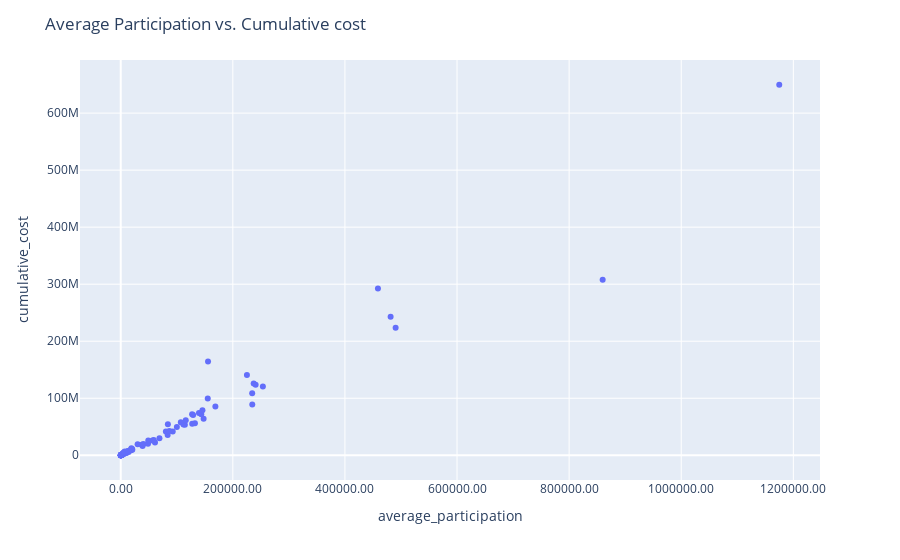

Here is the notebook cell this chart was saved with:
### Markdown cell above
- Create a scatterplot to show the relationship bewtween the total benefits and total costs

### Code cell
df_total_cost_2016 = cleaned_df

def clean_dataframe(filepath):
    df = pd.read_csv(filepath, encoding='utf-8')
    df.columns = df.columns.str.lower()
    df.columns = df.columns.str.replace(' ', '_')
    
    return df

filepath = r'C:\Users\jmira\OneDrive\Coding Temple Cohort 0501 0623\week_4\Total_Number_of_Participants_2016.csv'
df_total_participants_2016 = clean_dataframe(filepath)

# .merge() 	state_agency_or_indian_tribal_organization to get participants and cost
merged_df_2016 = pd.merge(df_total_cost_2016, df_total_participants_2016, on='state_agency_or_indian_tribal_organization')

# Select specific columns and sort by 'average_participation' in descending order
selected_df = merged_df_2016[['state_agency_or_indian_tribal_organization', 'average_participation', 'cumulative_cost']]
sorted_df = selected_df.sort_values(by='cumulative_cost', ascending=True).reset_index(drop=True)

# Convert 'average_participation' to a numeric type
sorted_df['average_participation'] = pd.to_numeric(sorted_df['average_participation'], errors='coerce')

# Scatter plot
fig = px.scatter(sorted_df, x="average_participation", y="cumulative_cost")

# Update x-axis ticks
fig.update_xaxes(tickformat=".2f")
fig.update_layout(title='Average Participation vs. Cumulative cost')

fig.show()

### Figure 1 — Plotly figure (JSON) as saved in the notebook; plotly's stock layout.template omitted (floating-point values rounded to 4 significant figures)
{"data": [{"hovertemplate": "average_participation=%{x}<br>cumulative_cost=%{y}<extra></extra>", "legendgroup": "", "marker": {"color": "#636efa", "symbol": "circle"}, "mode": "markers", "name": "", "orientation": "v", "showlegend": false, "type": "scatter", "x": [57.5, 63.58, 187.7, 131.8, 198.4, 249.4, 170.4, 238.3, 176.2, 263.3, 249.2, 232.4, 425, 469.7, 288.2, 386.8, 597.5, 724.2, 643.6, 644.4, 1388.0, 810.2, 776.6, 1272.0, 1196.0, 1202.0, 2791.0, 3786.0, 2807.0, 3987.0, 4032.0, 3234.0, 7023.0, 10190.0, 4176.0, 9392.0, 8828, 5994.0, 14120.0, 12010.0, 7218.0, 12760.0, 14360.0, 18100.0, 17140.0, 18300.0, 20680.0, 20380.0, 19120.0, 39010.0, 37480.0, 30120.0, 40390.0, 48720.0, 61160.0, 56580.0, 49160.0, 58950.0, 69080.0, 83750.0, 80550.0, 92790.0, 86800.0, 100200.0, 114400.0, 111900.0, 84140.0, 127551, 132404, 107300.0, 116000.0, 147900.0, 129200.0, 143700.0, 127400.0, 139600.0, 145778, 168900.0, 234700.0, 155300.0, 234546, 253700.0, 240700.0, 237200.0, 225200.0, 155700.0, 490500.0, 481500.0, 458900.0, null, 859800.0, 1175000.0, null, 859800.0], "xaxis": "x", "y": [43615, 47202, 80927, 113731, 137567, 165944, 166656, 174207, 189209, 201761, 226976, 230182, 235571, 235880, 240093, 240353, 265917, 351147, 386462, 464988, 513271, 536970, 566753, 576671, 690170, 828676, 1315526, 1465350, 1665089, 1697454, 1760753, 2753038, 3112808, 3781784, 3960637, 4346054, 4959501, 5358853, 5618073, 6604187, 6720784, 7336996, 7381580, 8701730, 9242591, 9270412, 9817991, 10894284, 12120298, 16192485, 18381186, 19181905, 19944218, 20370558, 22396602, 25726662, 25750329, 26869989, 29971744, 35424895, 41656899, 41733865, 42693829, 49552315, 53474794, 53924433, 54365773, 55346752, 56177887, 57868181, 61237928, 64200036, 70551498, 71793649, 72062991, 74348696, 79126301, 85715697, 89214696, 99647240, 108644405, 120588951, 123454595, 125791741, 140927035, 164610390, 223486855, 242865895, 292395391, 307614150, 307614150, 649745167, null, null], "yaxis": "y"}], "layout": {"legend": {"tracegroupgap": 0}, "margin": {"t": 60}, "title": {"text": "Average Participation vs. Cumulative cost"}, "xaxis": {"anchor": "y", "domain": [0, 1], "tickformat": ".2f", "title": {"text": "average_participation"}}, "yaxis": {"anchor": "x", "domain": [0, 1], "title": {"text": "cumulative_cost"}}}}
